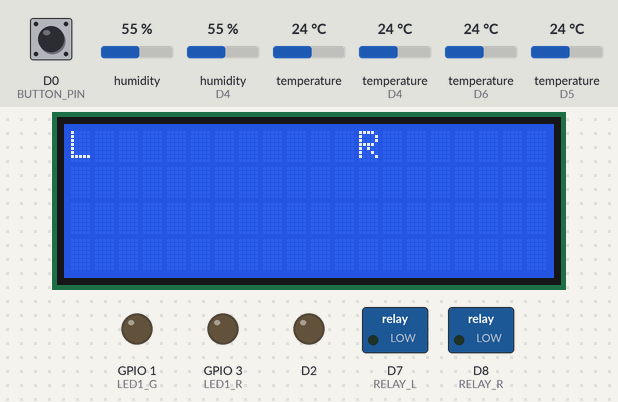
The sketch below on a simulated ESP8266 (NodeMCU). Parts: 20×4 character LCD, switched loads named in the sketch (green lamp = pin HIGH), output pins drawn as LEDs (lit = HIGH). The test bench sets the inputs (shaded band); at power-on: temperature (sensors on D6, D5, D4) 24 °C, D0 (BUTTON_PIN) HIGH, humidity 55 %, humidity (sensor on D4) 55 %, temperature 24 °C. WiFi joins after 1.5 s; servers stay silent unless stated; pins used as bus, display or sensor lines are not drawn; what the sketch prints to the serial monitor is not drawn.

Above: at 2.8 s.
2.9 s: temperature (sensor on D6) set to 29.2 °C
At 4.1 s:
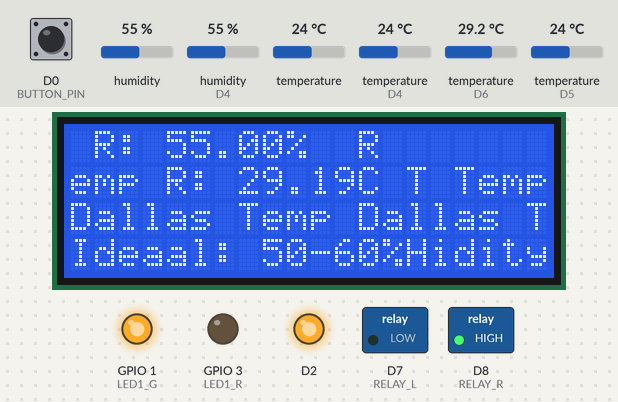
7.4 s: temperature (sensor on D6) set to 30.5 °C
At 10.9 s:
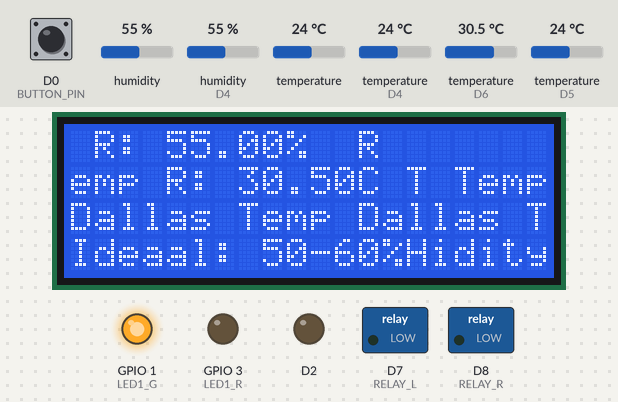
12.1 s: temperature (sensor on D5) set to 23.6 °C
At 14.8 s:
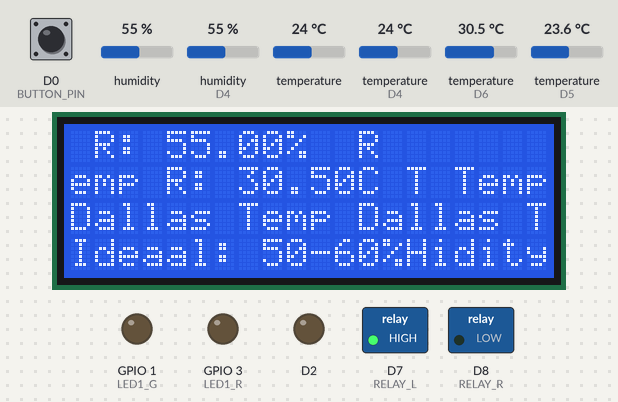
16.6 s: temperature (sensor on D6) set to 12 °C
At 18.8 s:
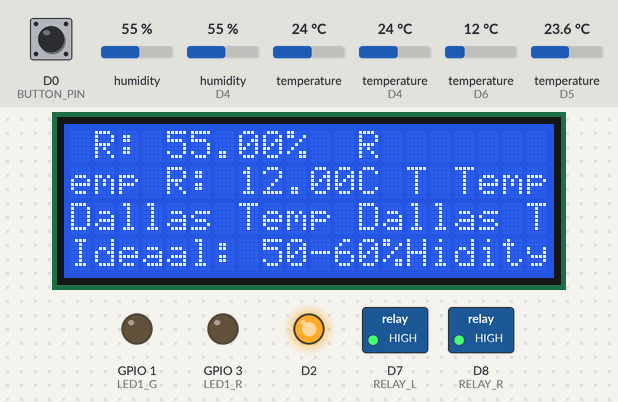
25.8 s: temperature (sensor on D5) set to 28 °C
At 29.6 s:
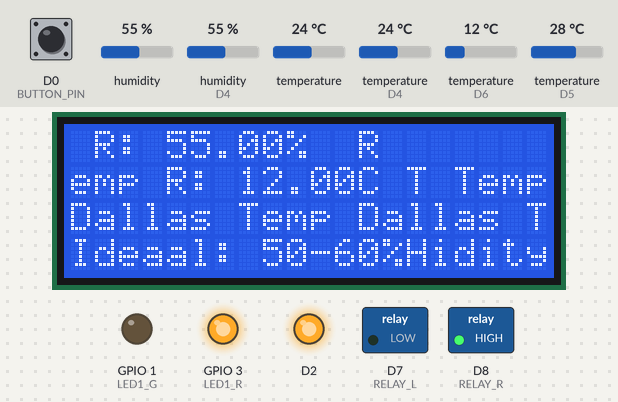
30.4 s: temperature (sensor on D6) set to 33 °C
At 33.6 s:
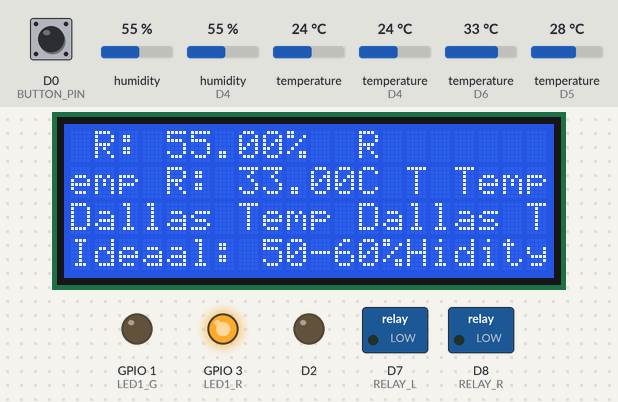
Timing chart, 0 to 35.1 s (numbered marks = the images above; inputs shaded):
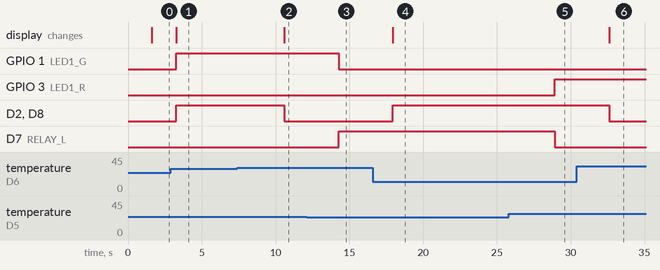

Measured:
- the behaviour switches between 29.9 and 30 °C on temperature (sensor on D6) (found by bisection; images 1 and 2)
- the behaviour switches between 24 and 23.9 °C on temperature (sensor on D5) (found by bisection; images 2 and 3)
- after the input at 2.9 s, the display: changes after 0.37 s (image 1)
- after the input at 7.4 s, D2, D8 (RELAY_R): HIGH → LOW after 3.2 s; the display: changes after 3.2 s (image 2)
- after the input at 12.1 s, GPIO 1 (LED1_G): HIGH → LOW after 2.2 s; D7 (RELAY_L): LOW → HIGH after 2.2 s
- after the input at 16.6 s, D2, D8 (RELAY_R): LOW → HIGH after 1.3 s; the display: changes after 1.3 s (image 4)
- after the input at 25.8 s, GPIO 3 (LED1_R): LOW → HIGH after 3.1 s; D7 (RELAY_L): HIGH → LOW after 3.1 s
- after the input at 30.4 s, D2, D8 (RELAY_R): HIGH → LOW after 2.2 s; the display: changes after 2.2 s (image 6)

The sketch:

esp8266_terrarium_controller.ino
```cpp
#include <Wire.h>
#include <LiquidCrystal_I2C.h>
#include <DHT.h>
#include <OneWire.h>
#include <DallasTemperature.h>
#include <ESP8266WiFi.h>
#include <Firebase_ESP_Client.h>
#include <NTPClient.h>
#include <WiFiUdp.h>

// Firebase configuratie
#define API_KEY "UW_FIREBASE_API_KEY"
#define DATABASE_URL "UW_FIREBASE_DATABASE_URL"

// WiFi configuratie
#define WIFI_SSID "UW_WIFI_NAAM"
#define WIFI_PASSWORD "UW_WIFI_WACHTWOORD"

// Firebase objecten
FirebaseData fbdo;
FirebaseAuth auth;
FirebaseConfig config;

// NTP configuratie voor tijdsynchronisatie
WiFiUDP ntpUDP;
NTPClient timeClient(ntpUDP, "pool.ntp.org");

// Variabele voor laatste upload tijd
unsigned long lastUploadTime = 0;
const unsigned long uploadInterval = 60000; // Upload elke 1 minuut

// LCD setup (2004 I2C LCD)
LiquidCrystal_I2C lcd(0x27, 20, 4);

// DHT22 setup
#define DHTPIN_L D3
#define DHTPIN_R D4
#define DHTTYPE DHT22
DHT dhtL(DHTPIN_L, DHTTYPE);
DHT dhtR(DHTPIN_R, DHTTYPE);

// Dallas DS18B20 setup
#define ONE_WIRE_BUS_L D5
#define ONE_WIRE_BUS_R D6
OneWire oneWireL(ONE_WIRE_BUS_L);
OneWire oneWireR(ONE_WIRE_BUS_R);
DallasTemperature sensorsL(&oneWireL);
DallasTemperature sensorsR(&oneWireR);

// Relay module
#define RELAY_L D7
#define RELAY_R D8

// RGB LED setup
#define LED1_R D9
#define LED1_G D10
#define LED1_B D11
#define LED2_R D12
#define LED2_G D13
#define LED2_B D14

// Push button for mode selection
#define BUTTON_PIN D0
int mode = 1;

void setup() {
    Serial.begin(115200);

    // WiFi verbinding
    WiFi.begin(WIFI_SSID, WIFI_PASSWORD);
    Serial.print("Verbinding maken met WiFi");
    while (WiFi.status() != WL_CONNECTED) {
        Serial.print(".");
        delay(300);
    }
    Serial.println("\nVerbonden met WiFi");

    // Firebase configuratie
    config.api_key = API_KEY;
    config.database_url = DATABASE_URL;
    Firebase.begin(&config, &auth);
    Firebase.reconnectWiFi(true);

    // Start NTP Client
    timeClient.begin();
    timeClient.setTimeOffset(3600); // Tijdzone instellen (UTC+1 voor Nederland)

    dhtL.begin();
    dhtR.begin();
    sensorsL.begin();
    sensorsR.begin();

    pinMode(RELAY_L, OUTPUT);
    pinMode(RELAY_R, OUTPUT);
    digitalWrite(RELAY_L, LOW);
    digitalWrite(RELAY_R, LOW);

    pinMode(LED1_R, OUTPUT);
    pinMode(LED1_G, OUTPUT);
    pinMode(LED1_B, OUTPUT);
    pinMode(LED2_R, OUTPUT);
    pinMode(LED2_G, OUTPUT);
    pinMode(LED2_B, OUTPUT);

    pinMode(BUTTON_PIN, INPUT_PULLUP);

    lcd.begin();
    lcd.backlight();
    lcd.setCursor(0, 0);
    lcd.print("L");
    lcd.setCursor(12, 0);
    lcd.print("R");
}

void loop() {
    if (digitalRead(BUTTON_PIN) == LOW) {
        mode = (mode % 3) + 1;
        delay(500);
    }

    float humidityL = dhtL.readHumidity();
    float tempL_DHT = dhtL.readTemperature();
    float humidityR = dhtR.readHumidity();
    float tempR_DHT = dhtR.readTemperature();

    sensorsL.requestTemperatures();
    sensorsR.requestTemperatures();
    float tempL_DS = sensorsL.getTempCByIndex(0);
    float tempR_DS = sensorsR.getTempCByIndex(0);

    lcd.setCursor(0, 1);
    lcd.print("DHT Temp L: "); lcd.print(tempL_DHT); lcd.print("C ");
    lcd.setCursor(12, 1);
    lcd.print("DHT Temp R: "); lcd.print(tempR_DHT); lcd.print("C ");

    lcd.setCursor(0, 2);
    lcd.print("Dallas Temp L: "); lcd.print(tempL_DS); lcd.print("C ");
    lcd.setCursor(12, 2);
    lcd.print("Dallas Temp R: "); lcd.print(tempR_DS); lcd.print("C ");

    lcd.setCursor(0, 3);
    lcd.print("Humidity L: "); lcd.print(humidityL); lcd.print("% ");
    lcd.setCursor(12, 3);
    lcd.print("Humidity R: "); lcd.print(humidityR); lcd.print("% ");

    if (mode == 1) {
        lcd.setCursor(0, 3);
        lcd.print("Ideaal: 50-60%H");
        controlTemperature(tempL_DS, RELAY_L, LED1_R, LED1_G, LED1_B, 24, 27);
        controlTemperature(tempR_DS, RELAY_R, LED2_R, LED2_G, LED2_B, 30, 32);
    } else if (mode == 2) {
        lcd.setCursor(0, 3);
        lcd.print("Ideaal: 50-60%H");
        controlTemperature(tempL_DS, RELAY_L, LED1_R, LED1_G, LED1_B, 22, 24);
        controlTemperature(tempR_DS, RELAY_R, LED2_R, LED2_G, LED2_B, 27, 30);
    } else if (mode == 3) {
        lcd.setCursor(0, 3);
        lcd.print("Vervelling: 70-80%H");
        controlTemperature(tempL_DS, RELAY_L, LED1_R, LED1_G, LED1_B, 24, 27);
        controlTemperature(tempR_DS, RELAY_R, LED2_R, LED2_G, LED2_B, 30, 32);
    }

    // Upload data naar Firebase elke minuut
    if (millis() - lastUploadTime >= uploadInterval) {
        uploadToFirebase(tempL_DHT, tempR_DHT, tempL_DS, tempR_DS, humidityL, humidityR);
        lastUploadTime = millis();
    }

    delay(2000);
}

void uploadToFirebase(float tempL_DHT, float tempR_DHT, float tempL_DS, float tempR_DS, float humL, float humR) {
    if (WiFi.status() != WL_CONNECTED) return;

    timeClient.update();
    String timestamp = String(timeClient.getEpochTime());

    FirebaseJson json;
    json.set("timestamp", timestamp);
    json.set("tempL_DHT", tempL_DHT);
    json.set("tempR_DHT", tempR_DHT);
    json.set("tempL_DS", tempL_DS);
    json.set("tempR_DS", tempR_DS);
    json.set("humidity_L", humL);
    json.set("humidity_R", humR);
    json.set("mode", mode);

    String path = "/terrarium_data/" + timestamp;

    if (Firebase.RTDB.setJSON(&fbdo, path.c_str(), &json)) {
        Serial.println("Data succesvol geüpload naar Firebase");
    } else {
        Serial.println("Fout bij uploaden naar Firebase: " + fbdo.errorReason());
    }
}

void controlTemperature(float temp, int relay, int ledR, int ledG, int ledB, int minTemp, int maxTemp) {
    if (temp >= minTemp && temp <= maxTemp) {
        setLEDColor(ledR, ledG, ledB, 0, 255, 0);
        digitalWrite(relay, LOW);
    } else if (temp < minTemp) {
        setLEDColor(ledR, ledG, ledB, 0, 0, 255);
        digitalWrite(relay, HIGH);
    } else {
        setLEDColor(ledR, ledG, ledB, 255, 0, 0);
        digitalWrite(relay, LOW);
    }
}

void setLEDColor(int r, int g, int b, int red, int green, int blue) {
    analogWrite(r, red);
    analogWrite(g, green);
    analogWrite(b, blue);
}
```
